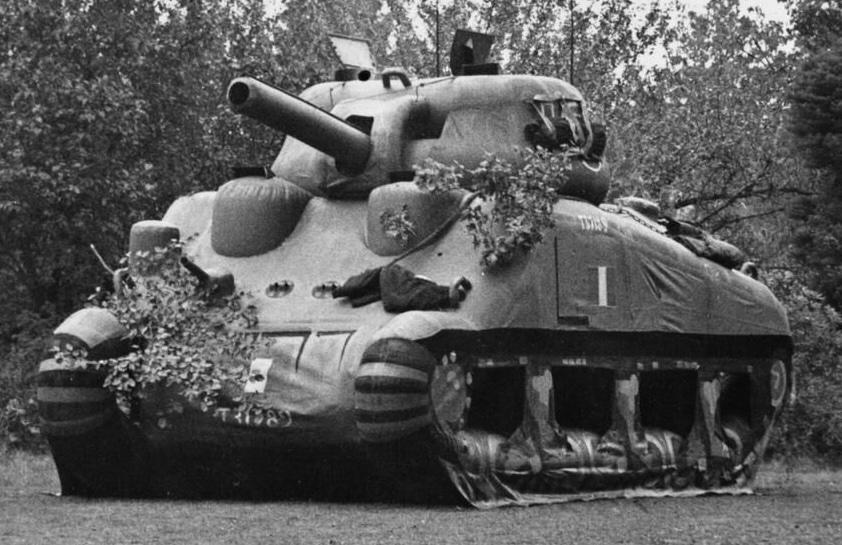
#> input picture projects/ep03-engano/assets/photos/dummy_tank.jpg, 842 x 545 px, found by its file name
$ python make_thumb.py
#> lines starting #> are read from the running program, lines starting #| are printed output that depends on the picture
from PIL import Image, ImageDraw, ImageFont, ImageFilter, ImageEnhance, ImageOps
import sys
R='/home/user/Kometa-estudio/'
OUT=R+'projects/thumbs-ep03-real/'
W,H=1920,1080
src=Image.open(R+'projects/ep03-engano/assets/photos/dummy_tank.jpg').convert('L')
# crop to 16:9 keeping the tank; place it right
sw,sh=src.size
#> sw = 842; sh = 545
crop=src.crop((0,0,sw,int(sw*9/16))) if sw*9/16<=sh else src
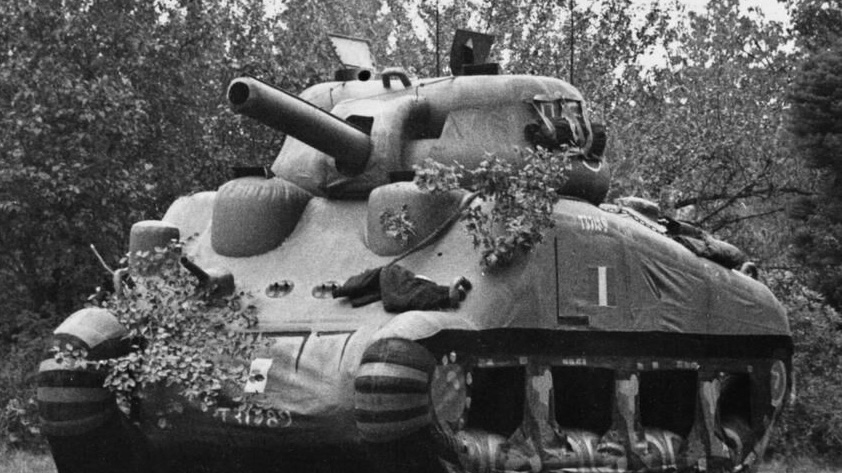
#> crop: PIL image 842x473 L; min 0, max 253, mean 89
bg=crop.resize((W,int(W*crop.size[1]/crop.size[0])),Image.LANCZOS)
bg=bg.crop((0,(bg.size[1]-H)//2,W,(bg.size[1]-H)//2+H)) if bg.size[1]>=H else bg.resize((W,H),Image.LANCZOS)
#> bg: PIL image 1920x1080 L
bg=bg.filter(ImageFilter.UnsharpMask(2,90,2))
bg=ImageEnhance.Contrast(bg).enhance(1.25)
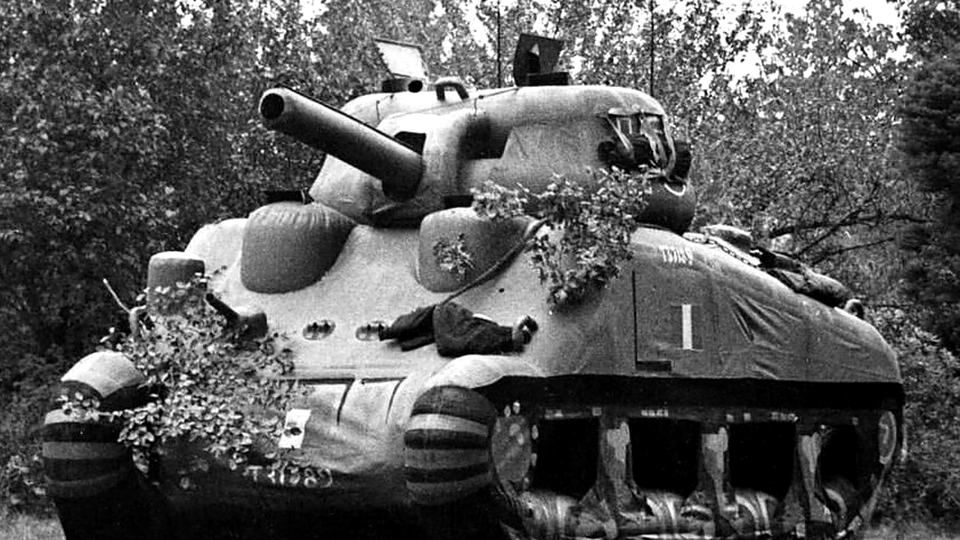
#> bg: PIL image 1920x1080 L (shown at 1/2 size); min 0, max 255, mean 88.4
# warm sepia grade like an archive photo
col=ImageOps.colorize(bg,black=(18,14,10),mid=(128,108,82),white=(240,228,205)).convert('RGB')
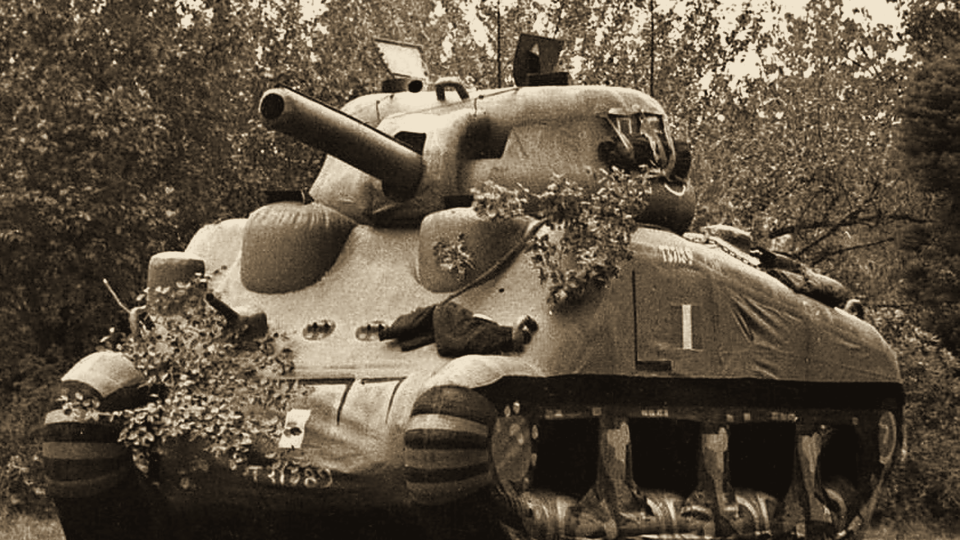
#> col: PIL image 1920x1080 RGB (shown at 1/2 size); mean R, G, B 94.3, 82, 65.8
# film grain
import random
noise=Image.effect_noise((W,H),22).convert('L')
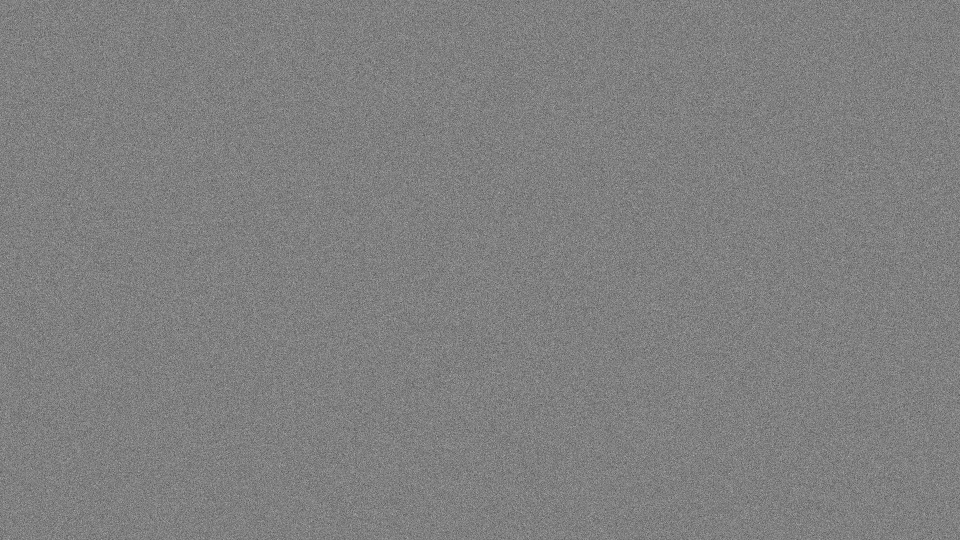
#> noise: PIL image 1920x1080 L (shown at 1/2 size); min 11, max 230, mean 127.5
col=Image.blend(col,Image.merge('RGB',(noise,noise,noise)),0.06)
# left darkening gradient for text + vignette
grad=Image.new('L',(W,H));gd=ImageDraw.Draw(grad)
#> after `grad = Image.new('L', (W, H))`: grad: PIL image 1920x1080 L; every value is 0
for x in range(W):
  a=int(max(0,200*(1-x/(W*0.62))))
  gd.line([(x,0),(x,H)],fill=a)
col=Image.composite(Image.new('RGB',(W,H),(0,0,0)),col,grad)
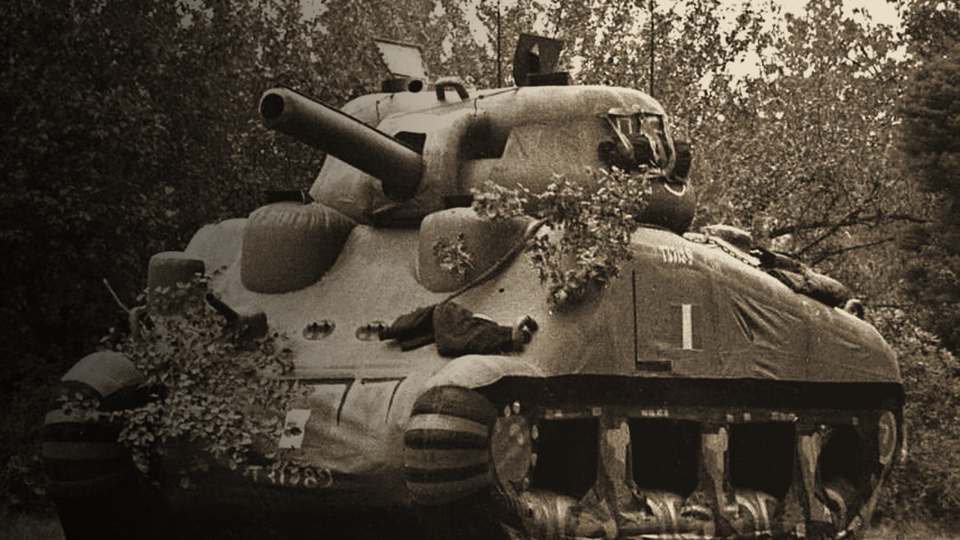
#> col: PIL image 1920x1080 RGB (shown at 1/2 size); mean R, G, B 73.8, 65, 53.2
vig=Image.new('L',(W,H),0);vd=ImageDraw.Draw(vig);vd.ellipse((-300,-250,W+300,H+250),fill=255);vig=vig.filter(ImageFilter.GaussianBlur(160))
#> after `vig = vig.filter(ImageFilter.GaussianBlur(160))`:
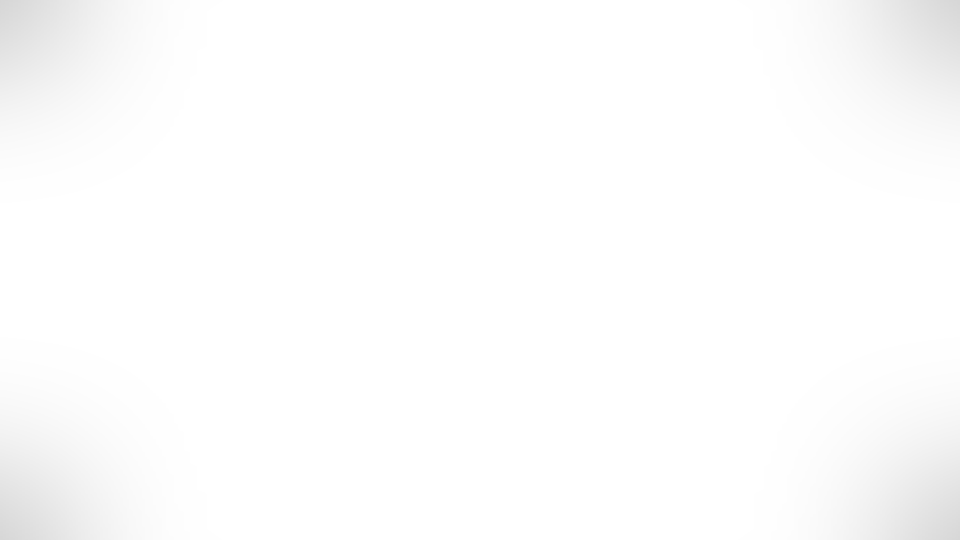
#> vig: PIL image 1920x1080 L (shown at 1/2 size); min 214, max 255, mean 252.8
col=Image.composite(col,Image.new('RGB',(W,H),(0,0,0)),vig)
F=lambda n,s:ImageFont.truetype(R+'assets/fonts/'+n,s)
def text(d,xy,t,f,fill,stroke=10,sc=(0,0,0)):
  d.text(xy,t,font=f,fill=fill,stroke_width=stroke,stroke_fill=sc)
def make(name,l1,l2,small,arrow=True):
  im=col.copy();d=ImageDraw.Draw(im)
  # red "1944" tape
  d.rectangle((70,90,330,165),fill=(214,32,32));text(d,(92,92),'DÍA D · 1944',F('BebasNeue-Regular.ttf',66),(255,255,255),0)
  text(d,(62,190),l1,F('Anton-Regular.ttf',190),(255,255,255),12)
  text(d,(62,420),l2,F('Anton-Regular.ttf',230),(255,214,0),12)
  if small: text(d,(70,720),small,F('Anton-Regular.ttf',70),(255,255,255),8)
  if arrow:
    # red arrow pointing to the wrinkled side of the tank
    ax,ay,bx,by=1060,860,1330,700
    d.line((ax,ay,bx,by),fill=(0,0,0),width=44);d.line((ax,ay,bx,by),fill=(230,30,30),width=28)
    import math;ang=math.atan2(by-ay,bx-ax)
    def tri(s,c):
      p=[(bx+s*math.cos(ang),by+s*math.sin(ang)),(bx+s*.8*math.cos(ang+2.4),by+s*.8*math.sin(ang+2.4)),(bx+s*.8*math.cos(ang-2.4),by+s*.8*math.sin(ang-2.4))]
      d.polygon(p,fill=c)
    tri(95,(0,0,0));tri(72,(230,30,30))
    # circle around wrinkled fabric
    d.ellipse((1330,520,1780,830),outline=(0,0,0),width=22);d.ellipse((1330,520,1780,830),outline=(230,30,30),width=12)
  im.save(OUT+name,quality=92)
  im.resize((1280,720),Image.LANCZOS).save(OUT+name.replace('.jpg','_1280.jpg'),quality=90)
make('A_eran_de_goma.jpg','ERAN','DE GOMA','Y ENGAÑARON A HITLER')
make('B_tanques_de_goma.jpg','TANQUES','DE GOMA','EL ARMA SECRETA DEL DÍA D')
#> call 2 of make, with name = 'B_tanques_de_goma.jpg', l1 = 'TANQUES', l2 = 'DE GOMA', small = 'EL ARMA SECRETA DEL DÍA D', arrow = True
#> in make (call 2), `im.resize((1280,720),Image.LANCZOS).save(OUT+name.replace('.jpg','_128..`:
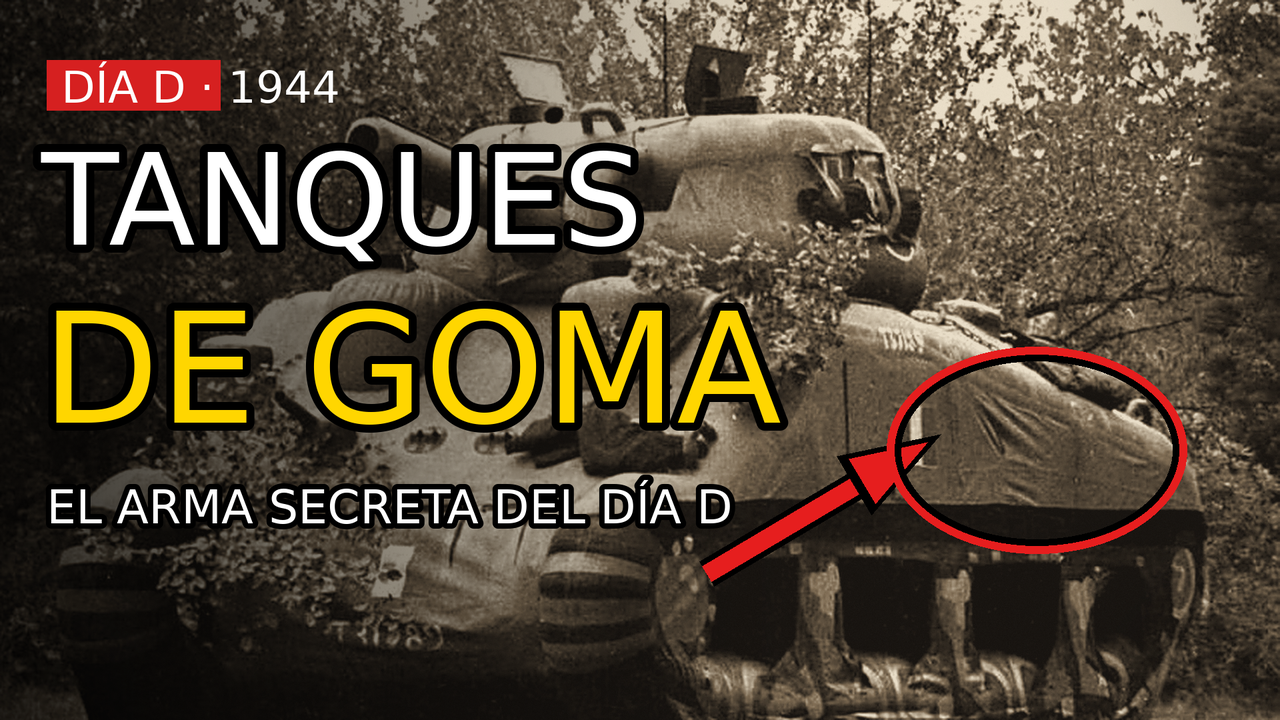
#> saved as B_tanques_de_goma_1280.jpg: PIL image 1280x720 RGB; mean R, G, B 81.6, 69.1, 53

$ run again, with projects/ep03-engano/assets/photos/eisenhower.jpg copied over projects/ep03-engano/assets/photos/dummy_tank.jpg
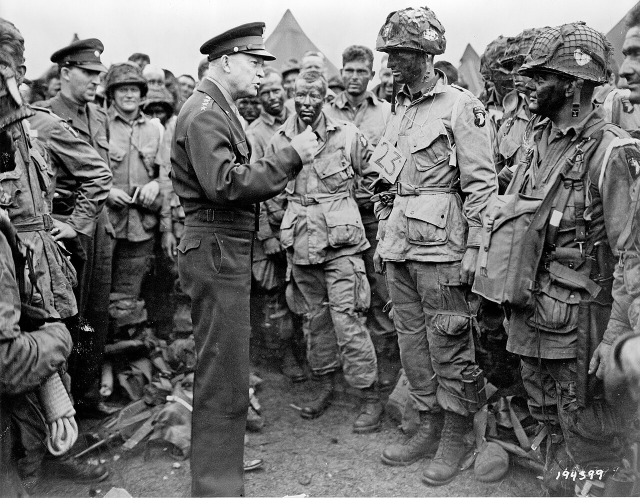
#> input picture projects/ep03-engano/assets/photos/eisenhower.jpg, 1280 x 995 px, found by its file name (shown at 1/2 size)
#> `bg=ImageEnhance.Contrast(bg).enhance(1.25)`:
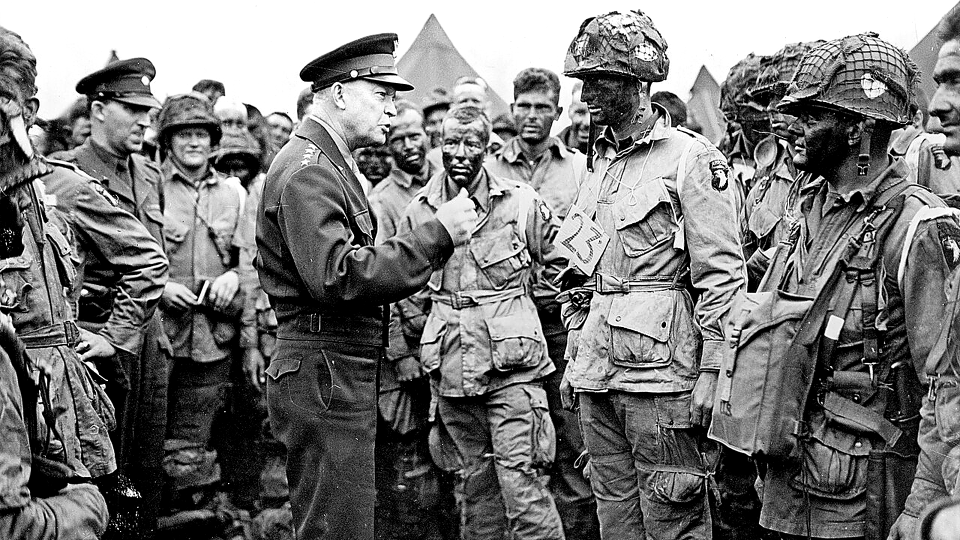
#> bg: PIL image 1920x1080 L (shown at 1/2 size); min 0, max 255, mean 119.6
#> grad: PIL image 1920x1080 L; every value is 0
#> in make (call 2), `im.resize((1280,720),Image.LANCZOS).save(OUT+name.replace('.jpg','_128..`:
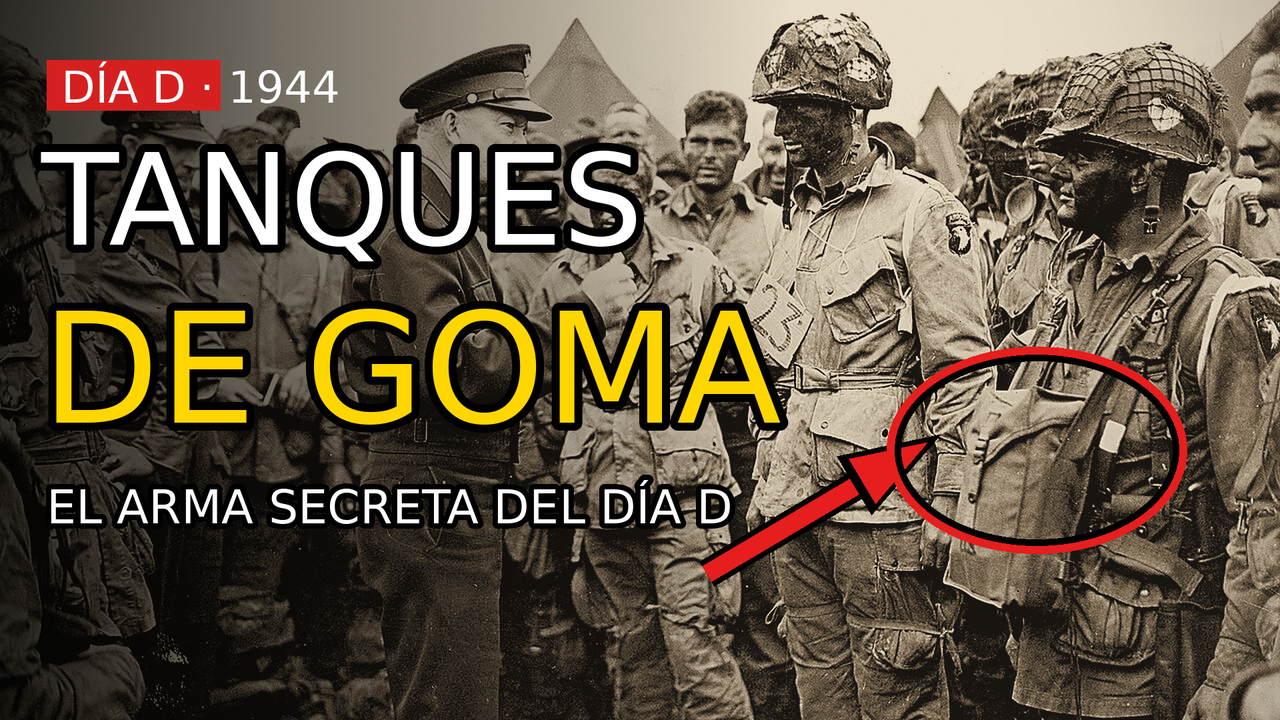
#> saved as B_tanques_de_goma_1280.jpg: PIL image 1280x720 RGB; mean R, G, B 99.7, 87.1, 70

$ run again, with projects/ep03-engano/assets/photos/garbo.jpg copied over projects/ep03-engano/assets/photos/dummy_tank.jpg
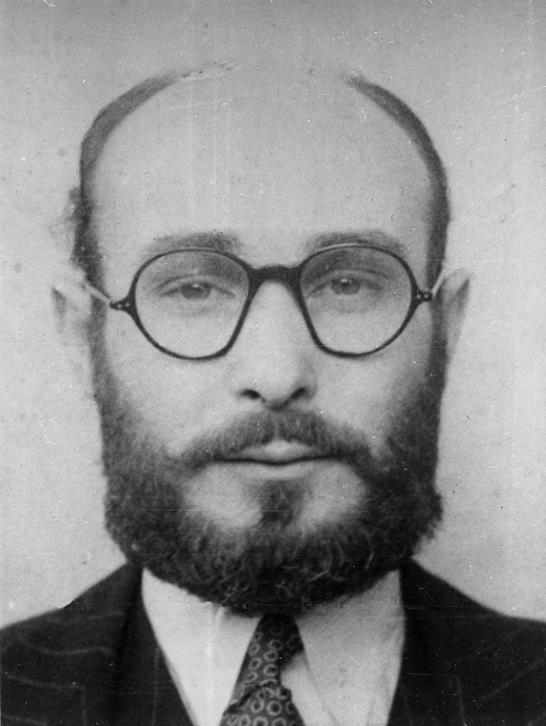
#> input picture projects/ep03-engano/assets/photos/garbo.jpg, 546 x 726 px, found by its file name
#> `col=ImageOps.colorize(bg,black=(18,14,10),mid=(128,108,82),white=(240,..`:
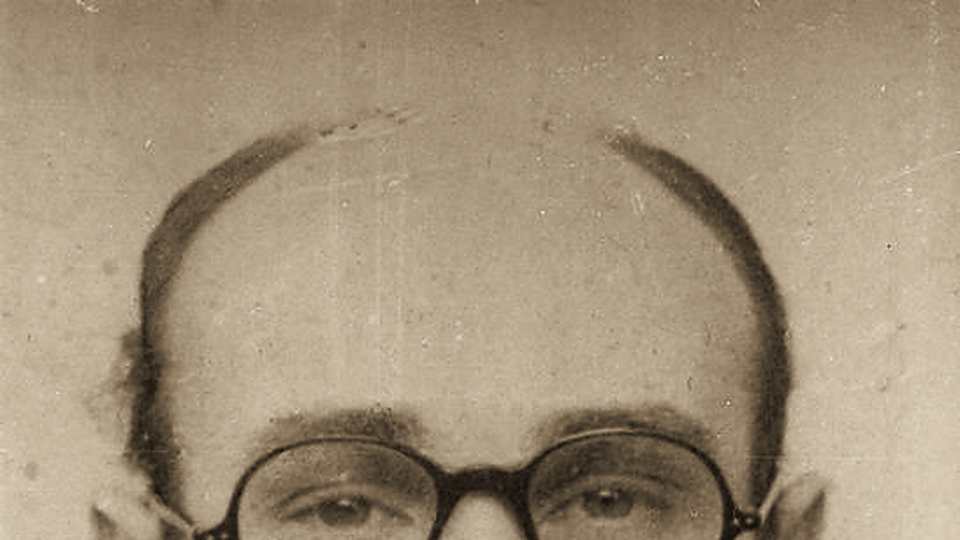
#> col: PIL image 1920x1080 RGB (shown at 1/2 size); mean R, G, B 162.8, 146.5, 122.8
#> grad: PIL image 1920x1080 L; every value is 0
#> in make (call 2), `im.resize((1280,720),Image.LANCZOS).save(OUT+name.replace('.jpg','_128..`:
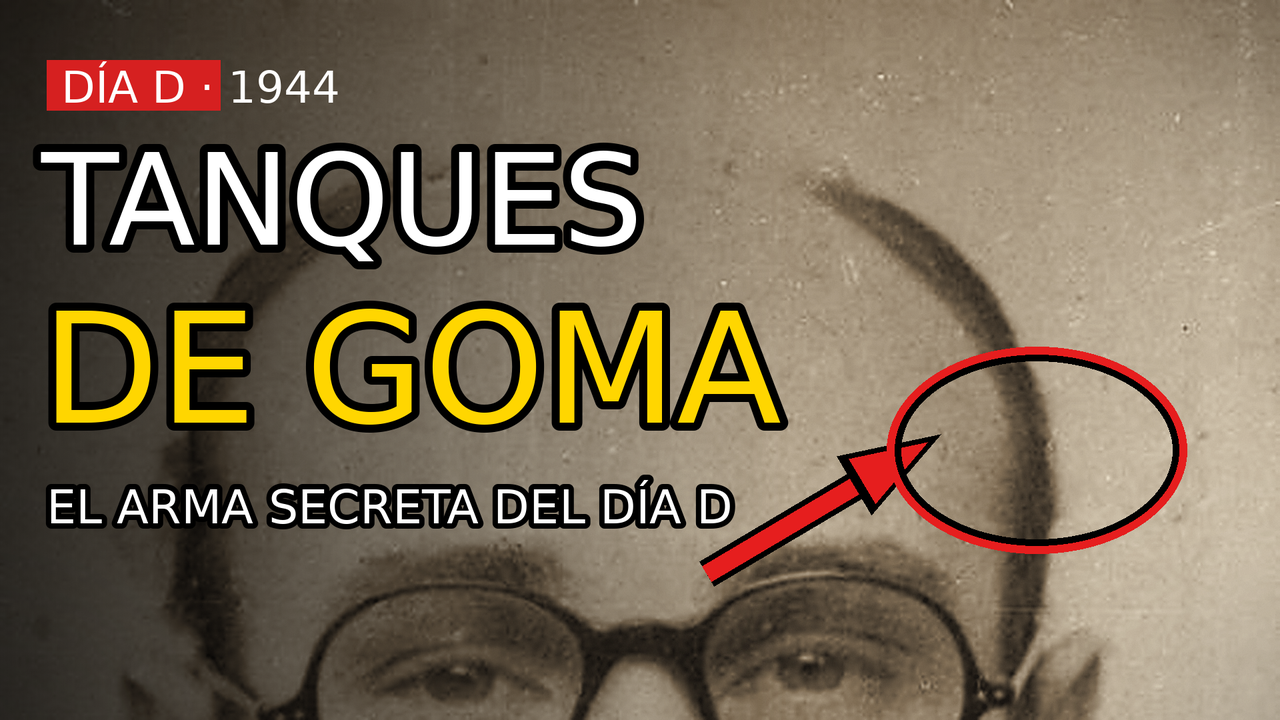
#> saved as B_tanques_de_goma_1280.jpg: PIL image 1280x720 RGB; mean R, G, B 121.1, 106.2, 85.8
